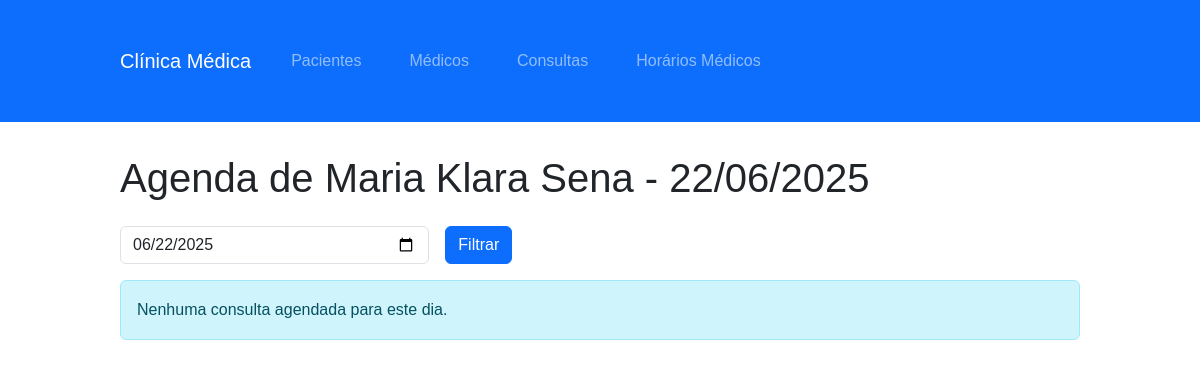
Before: /medicos/1/agenda/ with the older database file.
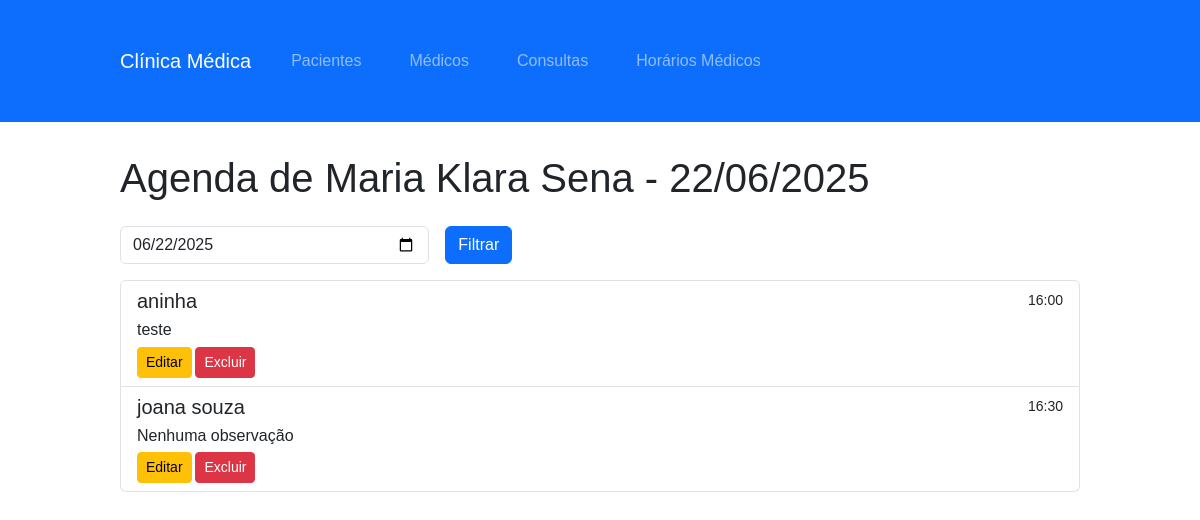
After: the same page with the newer database file.
### agendamento/models.py (models this page shows, shortened)
class Consulta(models.Model):
    paciente = models.ForeignKey('Paciente', on_delete=models.CASCADE)
    medico = models.ForeignKey('Medico', on_delete=models.CASCADE)
    data_hora = models.DateTimeField()
    observacoes = models.TextField(blank=True, null=True)
    class Meta:
        unique_together = ('medico', 'data_hora')

class Paciente(models.Model):
    nome = models.CharField(max_length=100)
    cpf = models.CharField(max_length=11, unique=True, validators=[MinLengthValidator(11)])
    data_nascimento = models.DateField()
    telefone = models.CharField(max_length=20)

### agendamento/views.py (the view)
# urls.py: path('medicos/<int:medico_id>/agenda/', views.agenda_medico, name='agenda-medico'),
def agenda_medico(request, medico_id):
    from django.utils import timezone
    medico = Medico.objects.get(pk=medico_id)
    hoje = timezone.now().date()
    consultas = Consulta.objects.filter(
        medico=medico,
        data_hora__date=hoje
    ).order_by('data_hora')
    return render(request, 'agendamento/agenda_medico.html', {
        'medico': medico,
        'consultas': consultas,
        'data': hoje
    })

### agendamento/templates/agendamento/agenda_medico.html (shortened to what this page needs)
{% extends 'agendamento/base.html' %}
{% block content %}
<h1 class="mb-4">Agenda de {{ medico.nome }} - {{ data|date:"d/m/Y" }}</h1>
<div class="mb-3">
    <form method="get" class="row g-3">
        <div class="col-md-4">
            <input type="date" name="data" value="{{ data|date:'Y-m-d' }}" class="form-control">
        </div>
        <div class="col-md-2">
            <button type="submit" class="btn btn-primary">Filtrar</button>
        </div>
    </form>
</div>
<div class="list-group">
    {% for consulta in consultas %}
    <div class="list-group-item">
        <div class="d-flex w-100 justify-content-between">
            <h5 class="mb-1">{{ consulta.paciente.nome }}</h5>
            <small>{{ consulta.data_hora|time:"H:i" }}</small>
        </div>
        <p class="mb-1">{{ consulta.observacoes|default:"Nenhuma observação" }}</p>
        <small>
            <a href="{% url 'consulta-update' consulta.id %}" class="btn btn-sm btn-warning">Editar</a>
            <a href="{% url 'consulta-delete' consulta.id %}" class="btn btn-sm btn-danger">Excluir</a>
        </small>
    </div>
    {% empty %}
    <div class="alert alert-info">Nenhuma consulta agendada para este dia.</div>
    {% endfor %}
</div>
{% endblock %}

Changed rows visible on the page:
added Consulta: paciente.nome "aninha", data_hora "16:00", observacoes "teste"
added Consulta: paciente.nome "joana souza", data_hora "16:30", observacoes "Nenhuma observação"
Other visible differences:
text no longer shown: "Nenhuma consulta agendada para este dia."
